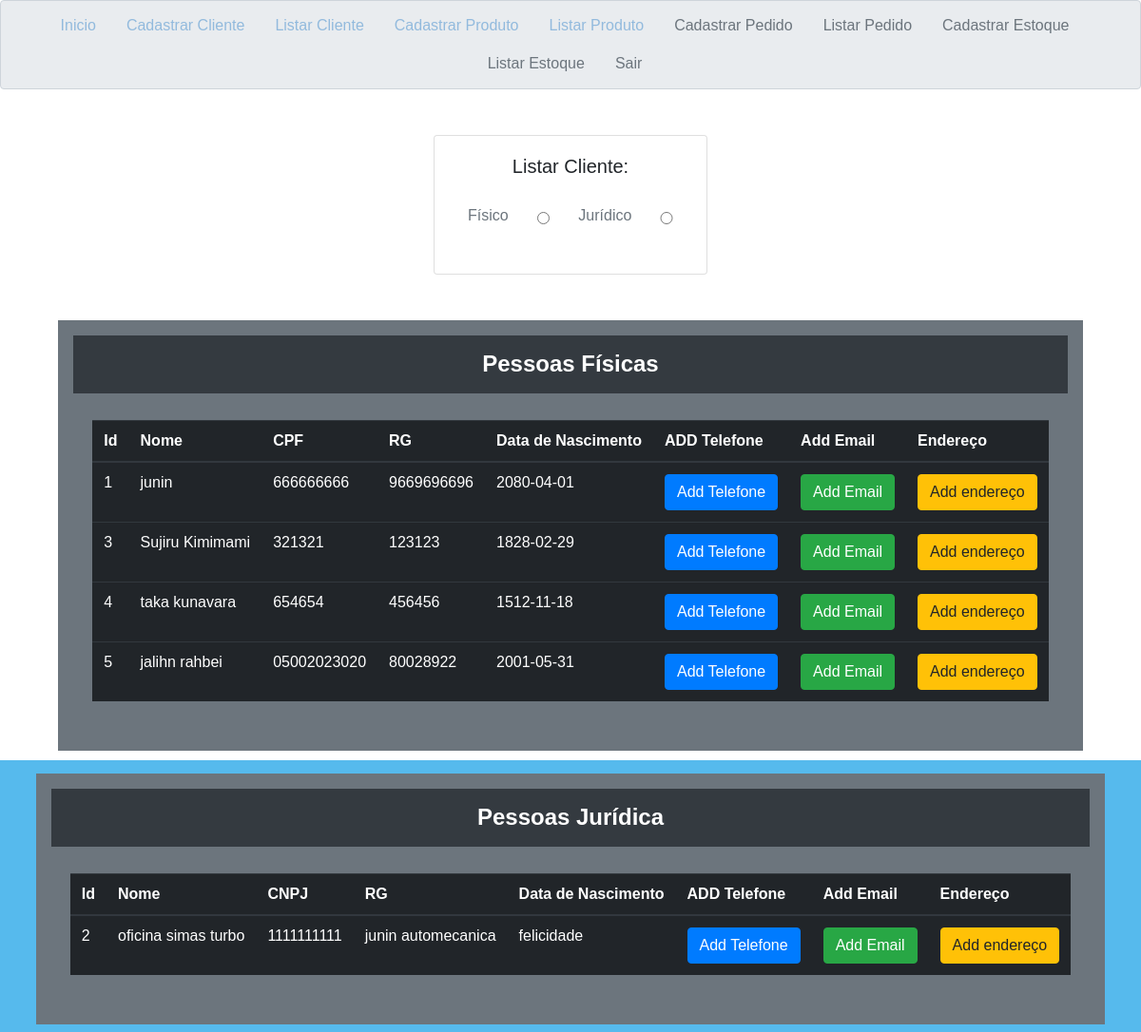
/exercicios_sql_segunda_lista/cliente/lista_cliente.php (signed in), run on the app's committed database.
### tables this page shows
CREATE TABLE `pessoa_fisica` (
  `idpessoa_fisica` int(11) NOT NULL,
  `idcliente` int(11) NOT NULL,
  `cpf` varchar(255) NOT NULL,
  `rg` varchar(255) NOT NULL,
  `data_nascimento` date DEFAULT NULL
);

CREATE TABLE `cliente` (
  `idcliente` int(11) NOT NULL,
  `nome_cliente` varchar(255) NOT NULL
);

CREATE TABLE `pessoa_juridica` (
  `idpessoa_juridica` int(11) NOT NULL,
  `idcliente` int(11) NOT NULL,
  `cnpj` varchar(255) NOT NULL,
  `razao_social` varchar(255) NOT NULL,
  `inscricao_estadual` varchar(255) DEFAULT NULL
);

### exercicios_sql_segunda_lista/cliente/lista_cliente.php (the view, shortened to what this page needs)
<?php
$conn = $_SESSION["conexao"];
$sqlPf = "SELECT * FROM CLIENTE C JOIN PESSOA_FISICA PF ON C.IDCLIENTE = PF.IDCLIENTE";
$sqlPj = "SELECT * FROM CLIENTE C JOIN PESSOA_JURIDICA PJ ON C.IDCLIENTE = PJ.IDCLIENTE";
$consultaPf = mysqli_query($conn, $sqlPf);
$consultaPj = mysqli_query($conn, $sqlPj);
?>
<body ng-app="myApp">
    <div ng-controller="cliente">
            <br><br>
            <center>
            <div class="card" style="width: 18rem;">
            <div class="card-body">
                <h5 class="card-title">Listar Cliente:</h5>
                    <br>
                    <div class="container text-center">
                        <div class="row">
                            <div class="col">
                                <h6 class="card-subtitle mb-2 text-muted">Físico</h6>
                            </div>
                            <div class="col">
                                <input type="radio" ng-click="pessoa_fisica()" name="tipo_pessoa" value="pf" class="form-control">
                            </div>
                            <div class="col">
                                <h6 class="card-subtitle mb-2 text-muted">Jurídico</h6>
                            </div>
                            <div class="col">
                                <input type="radio" ng-click="pessoa_juridica()" name="tipo_pessoa" value="pj"  class="form-control">
                            </div>
                        </div>
                    </div>
                    <br/>
                </div>
            </div>
            </center>
            <br><br>
            <div ng-show="mostraPF">
                <div class="row justify-content-center row-cols-1 row-cols-md-2 mb-3 text-center">
                    <div class="p-3 mb-2 bg-secondary text-white" class="card mb-4 rounded-3 shadow-sm">
                        <h4 class="p-3 mb-2 bg-dark text-white" class="my-0 fw-normal"><b>Pessoas Físicas</b></h4>
                        <div class="card-body">
                            <table class="table table-dark">
                                <thead>
                                    <tr>
                                        <th scope="col">Id</th>
                                        <th scope="col">Nome</th>
                                        <th scope="col">CPF</th>
                                        <th scope="col">RG</th>
                                        <th scope="col">Data de Nascimento</th>
                                        <th scope="col">ADD Telefone</th>
                                        <th scope="col">Add Email</th>
                                        <th scope="col">Endereço</th>
                                    </tr>
                                </thead>
                                <tbody>
                                <?php
                                    while($resultPf = mysqli_fetch_assoc($consultaPf)) {
                                        print'
                                            <tr>
                                                <td>'.$resultPf["idcliente"].' </td>
                                                <td>'.$resultPf["nome_cliente"].' </td>
                                                <td>'.$resultPf["cpf"].' </td>
                                                <td>'.$resultPf["rg"].' </td>
                                                <td>'.$resultPf["data_nascimento"].' </td>
                                                <td>
                                                    <a href="../telefone/form_telefone.php?idcliente='.$resultPf["idcliente"].'">
                                                        <button class="btn btn-primary">
                                                            Add Telefone
                                                        </button>
                                                    </a>
                                                    </td>
                                                    <td>
                                                        <a href="../email/form_email.php?idcliente='.$resultPf["idcliente"].'">
                                                            <button class="btn btn-success">
                                                                Add Email
                                                            </button>
                                                        </a>
                                                    </td>
                                                    <td>
                                                        <a href="../endereco/form_endereco.php?idcliente='.$resultPf["idcliente"].'">
                                                            <button class="btn btn-warning">
                                                                Add endereço
                                                            </button>
                                                        </a>
                                                    </td>
                                                </tr>';
                                        }
                                ?>
                                </tbody>
                            </table>
                        </div>
                    </div>
                </div>
            </div>
            <div ng-show="mostraPJ">
            <div class="row justify-content-center row-cols-1 row-cols-md-2 mb-3 text-center">
                        <div class="p-3 mb-2 bg-secondary text-white" class="card mb-4 rounded-3 shadow-sm">
                                <h4 class="p-3 mb-2 bg-dark text-white" class="my-0 fw-normal"><b>Pessoas Jurídica</b></h4>
                                <div class="card-body">
                <table class="table table-dark">
                    <thead>
                        <tr>
                            <th scope="col">Id</th>
                            <th scope="col">Nome</th>
                            <th scope="col">CNPJ</th>
                            <th scope="col">RG</th>
                            <th scope="col">Data de Nascimento</th>
                            <th scope="col">ADD Telefone</th>
                            <th scope="col">Add Email</th>
                            <th scope="col">Endereço</th>
                        </tr>
                    </thead>
                    <tbody>
                        <?php
                            while($resultPj = mysqli_fetch_assoc($consultaPj)) {
                                print'
                                <tr>
                                    <td>'.$resultPj["idcliente"].' </td>
                                    <td>'.$resultPj["nome_cliente"].' </td>
                                    <td>'.$resultPj["cnpj"].' </td>
                                    <td>'.$resultPj["razao_social"].' </td>
                                    <td>'.$resultPj["inscricao_estadual"].' </td>
                                <td>
                                    <a href="../telefone/form_telefone.php?idcliente='.$resultPj["idcliente"].'">
                                        <button class="btn btn-primary">
                                            Add Telefone
                                        </button>
                                    </a>
                                </td>
                                <td>
                                    <a href="../email/form_email.php?idcliente='.$resultPj["idcliente"].'">
                                        <button class="btn btn-success">
                                            Add Email
                                        </button>
                                    </a>
                                </td>
                                <td>
                                    <a href="../endereco/form_endereco.php?idcliente='.$resultPj["idcliente"].'">
                                        <button class="btn btn-warning">
                                            Add endereço
                                        </button>
                                    </a>
                                </td>
                                </tr>';
                            }
                        ?>
                    </tbody>
                </table>
                </div></div></div>
            </div>
    </div>
</body>
</html>

### exercicios_sql_segunda_lista/css/style.css (style rules this page uses)
html { background-color: #56baed; }
body { font-family: "Poppins", sans-serif; height: 100vh; }
a { color: #92badd; display:inline-block; text-decoration: none; font-weight: 400; }

### data on the page
pessoa_fisica: idcliente "1", idcliente.nome_cliente "junin", cpf "666666666", rg "9669696696", data_nascimento "2080-04-01"
pessoa_fisica: idcliente "3", idcliente.nome_cliente "Sujiru Kimimami", cpf "321321", rg "123123", data_nascimento "1828-02-29"
pessoa_fisica: idcliente "4", idcliente.nome_cliente "taka kunavara", cpf "654654", rg "456456", data_nascimento "1512-11-18"
pessoa_fisica: idcliente "5", idcliente.nome_cliente "jalihn rahbei", cpf "05002023020", rg "80028922", data_nascimento "2001-05-31"
pessoa_juridica: idcliente "2", idcliente.nome_cliente "oficina simas turbo", cnpj "1111111111", razao_social "junin automecanica", inscricao_estadual "felicidade"
